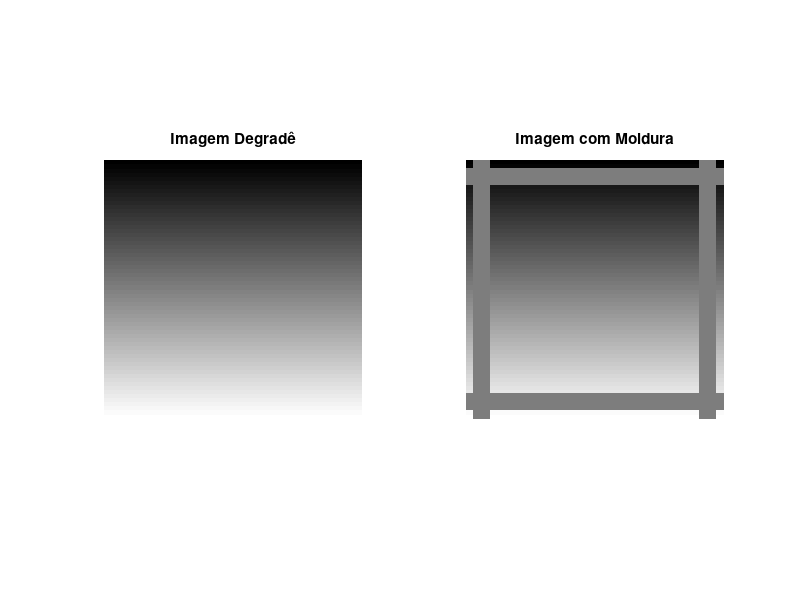

MATLAB code to generate this figure:
clearvars;
close all;

% Criar uma imagem degradê
im = uint8(zeros(256, 256));

% zeros() cria uma matriz de zeros com o tamanho especificado
% uint8() converte a matriz para o tipo uint8 (unsigned integer 8 bits)

for i = 1:256
    for j = 1:256
        im(i, j) = i - 1;
    end
end

% Exibir a imagem degradê
figure('name', 'gradiente'); % cria uma nova janela para exibir a imagem
subplot(1, 2, 1);
imshow(im); % exibe a imagem
title('Imagem Degradê'); % adiciona um título à imagem

imwrite(im, 'gradiente.png'); % salva a imagem em um arquivo


% Criar uma moldura com bordas de largura 16 e espaço de 8 pixels da borda
largura = 16;
margem = 8;

% Adicionar borda à imagem
for i = 1:256
    for j = 1:256
        if i >= margem && i <= margem + largura
            im(i, j) = 127;
        elseif i >= 256 - margem - largura && i <= 256 - margem
            im(i, j) = 127;
        elseif j >= margem && j <= margem + largura
            im(i, j) = 127;
        elseif j >= 256 - margem - largura && j <= 256 - margem
            im(i, j) = 127;
        end
    end
end

% Exibir a imagem com moldura
%figure('name', 'moldura');
subplot(1, 2, 2);
imshow(im);
title('Imagem com Moldura');

imwrite(im, 'gradiente_emoldurado.png');